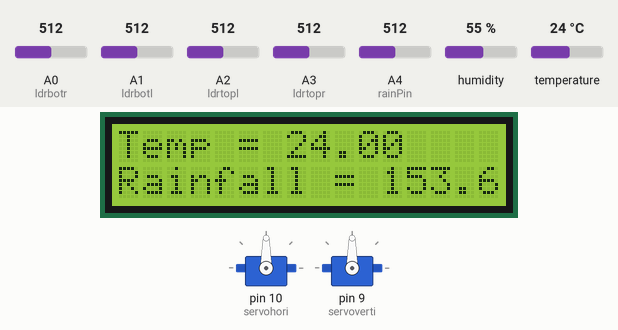
Simulated run of this sketch. Board: Arduino Uno, built with avr-gcc and run on an emulated ATmega328P. Shown: 16×2 character LCD, 2 × servo. The test bench sets the inputs (shaded band); at power-on: A4 (rainPin) = 512, temperature 24 °C, humidity 55 %, A0 (ldrbotr) = 512, A1 (ldrbotl) = 512, A2 (ldrtopl) = 512, A3 (ldrtopr) = 512.

Above: at 1.7 s.
1.8 s: A4 (rainPin) set to 347
At 2.2 s:
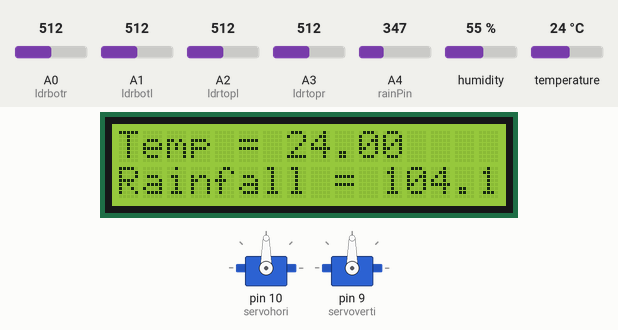
3.3 s: A4 (rainPin) set to 317
At 4.7 s:
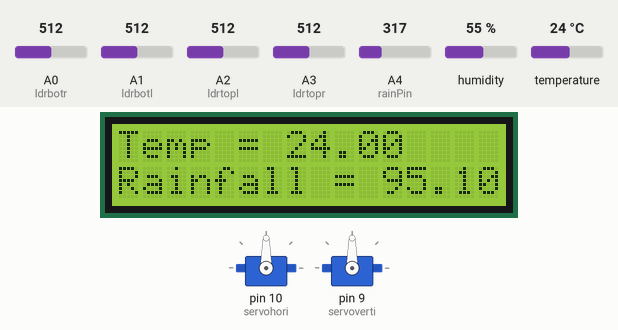
9.3 s: A4 (rainPin) set to 37
At 10.0 s:
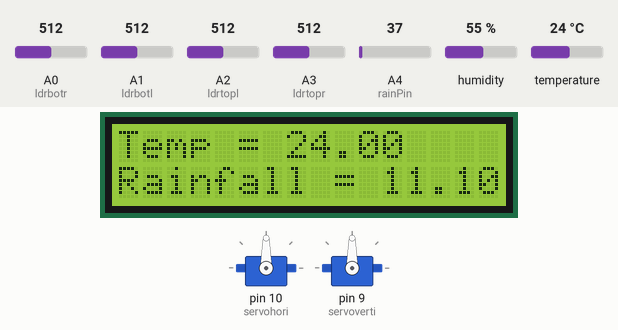
10.8 s: A4 (rainPin) set to 31
At 11.2 s:
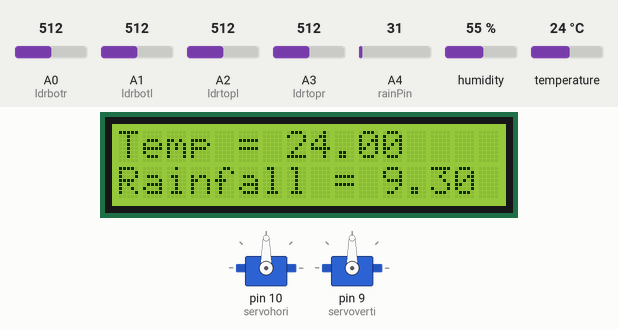
12.3 s: temperature set to 12 °C
At 13.3 s:
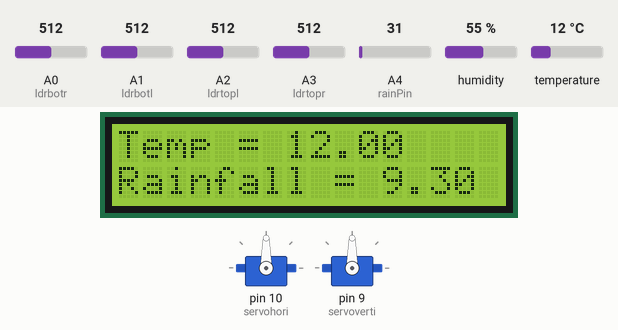
14.3 s: humidity set to 22 %
Timing chart, 0 to 17.3 s (numbered marks = the images above; inputs shaded):
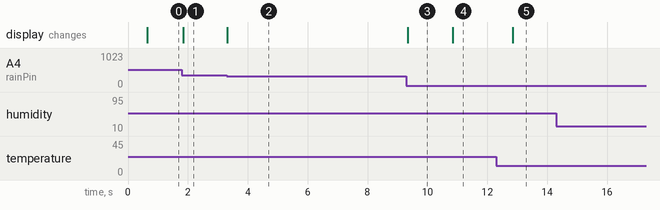

Measured:
- the behaviour switches between 334 and 333 on A4 (rainPin) (found by bisection; images 1 and 2)
- the behaviour switches between 34 and 33 on A4 (rainPin) (found by bisection; images 3 and 4)
- after the input at 1.8 s, the display: changes after 0.05 s (image 1)
- after the input at 3.3 s, the display: changes at once (image 2)
- after the input at 9.3 s, the display: changes at once (image 3)
- after the input at 10.8 s, the display: changes at once (image 4)
- after the input at 12.3 s, the display: changes after 0.56 s (image 5)
- after the input at 14.3 s, every drawn part: stays the same

The sketch:

WEDASTwWM_with_rainfall.ino
```cpp
#include <DHT.h>
#include <Wire.h>
#include <LiquidCrystal_I2C.h>
#include <Servo.h>

#define DHTPIN 2
#define DHTTYPE DHT11

DHT dht(DHTPIN, DHTTYPE);
LiquidCrystal_I2C lcd(0x27, 16, 2);

Servo servohori;
int servoh = 90;
int servohLimitHigh = 160;
int servohLimitLow = 20;

Servo servoverti;
int servov = 90;
int servovLimitHigh = 160;
int servovLimitLow = 20;

int rainPin = A4;
float rainThreshold = 500; // Adjust this value based on your sensor and environment
float rainCalibrationFactor = 0.3; // Calibration factor to convert sensor value to mm/hr

void setup()
{
  dht.begin();
  lcd.init();
  lcd.backlight();
  lcd.print("Temp = ");
  lcd.setCursor(0, 1);
  lcd.print("Humidity = ");

  servohori.attach(10);
  servohori.write(90);
  servoverti.attach(9);
  servoverti.write(90);
  pinMode(rainPin, INPUT);
  delay(500);
}

void loop()
{
  // Read temperature and humidity from DHT11 sensor
  float temperature = dht.readTemperature();
  float humidity = dht.readHumidity();

  // Display temperature and humidity on LCD
  lcd.setCursor(7, 0);
  lcd.print(temperature);
  lcd.setCursor(11, 1);
  lcd.print(humidity);

  // Read rainfall from rain sensor
  int rainValue = analogRead(rainPin);
  float rainfall = map(rainValue, 0, 1023, 0, 1023) * rainCalibrationFactor;

  // Display rainfall on LCD
  lcd.setCursor(0, 1);
  lcd.print("Rainfall = ");
  lcd.print(rainfall);
  lcd.print(" mm/hr");

  // Servo control based on sensor readings
  int ldrtopl = A2; //top left LDR green
  int ldrtopr = A3; //top right LDR yellow
  int ldrbotl = A1; // bottom left LDR blue
  int ldrbotr = A0; // bottom right LDR orange

  int topl = analogRead(ldrtopl);
  int topr = analogRead(ldrtopr);
  int botl = analogRead(ldrbotl);
  int botr = analogRead(ldrbotr);

  int avgtop = (topl + topr) / 2;
  int avgbot = (botl + botr) / 2;
  int avgleft = (topl + botl) / 2;
  int avgright = (topr + botr) / 2;

  if (avgtop < avgbot)
  {
    servohori.write(servoh + 1);
    if (servoh > servohLimitHigh)
    {
      servoh = servohLimitHigh;
    }
    delay(10);
  }
  else if (avgbot < avgtop)
  {
    servohori.write(servoh - 1);
    if (servoh < servohLimitLow)
    {
      servoh = servohLimitLow;
    }
    delay(10);
  }
  else
  {
    servohori.write(servoh);
  }
}
```
